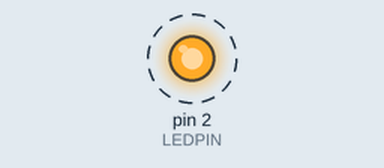
Bench run of a sketch on a simulated Arduino Uno, built with avr-gcc and run on an emulated ATmega328P. Parts: output pins drawn as LEDs (lit = HIGH). Dashed ring = blinking. What the sketch prints to the serial monitor is not drawn.

Above: at 0.5 s.
Timing chart, 0 to 4.6 s (numbered marks = the images above):
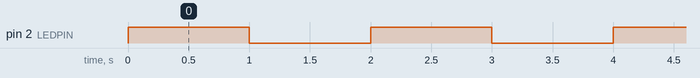

The sketch:

1_blink.ino
```cpp
#define LEDPIN 2
void setup() {
  Serial.begin(115200);
  pinMode(LEDPIN, OUTPUT);
}

void loop() {
  Serial.println("LED HIGH");
  digitalWrite(LEDPIN, HIGH);
  delay(1000);
  Serial.println("LED LOW");
  digitalWrite(LEDPIN, LOW);
  delay(1000);
}
```

Measured:
- by itself, pin 2 (LEDPIN): alternates HIGH for 1.0 s and LOW for 1.0 s
